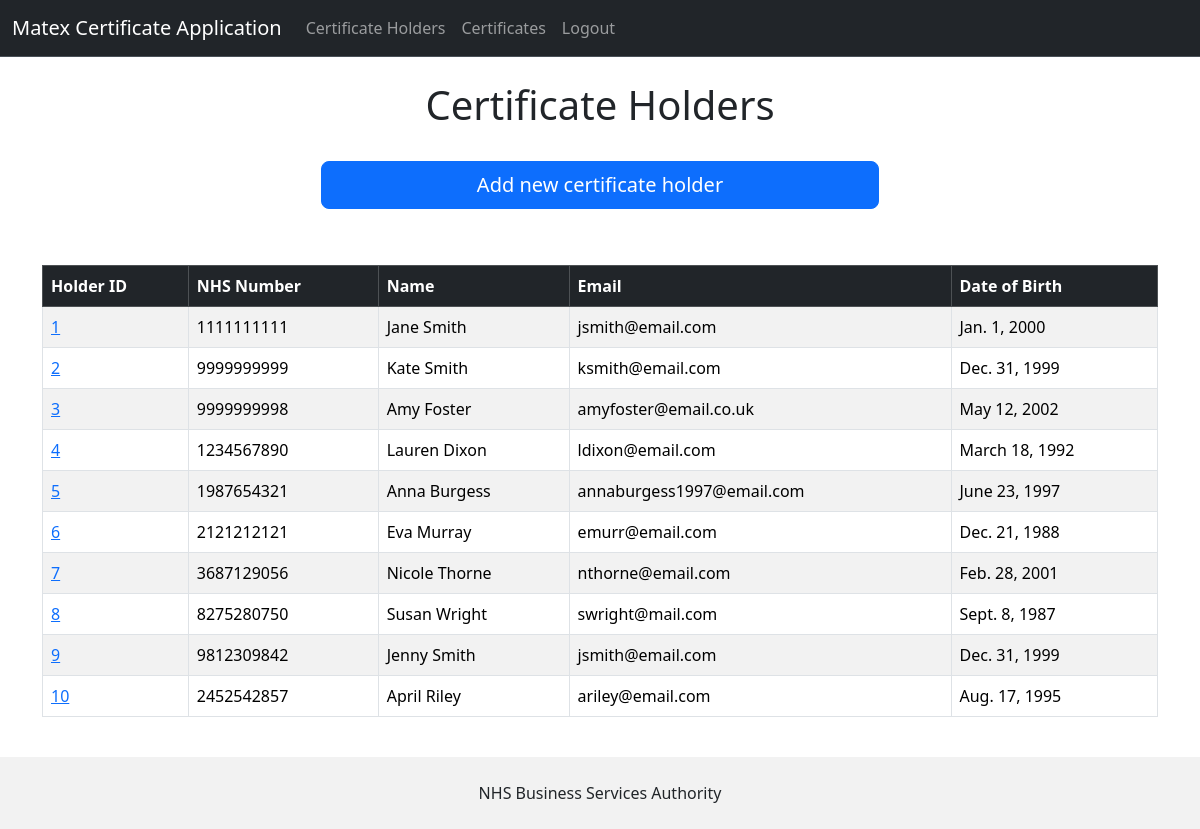
Page /certificate-holders (signed in) on the committed database.
### matex_app/models.py (models this page shows, shortened)
class CertificateHolder(models.Model):
    nhs_number = models.IntegerField(validators=[MinValueValidator(1000000000), MaxValueValidator(9999999999)])
    first_name = models.CharField(max_length=50)
    last_name = models.CharField(max_length=50)
    email = models.EmailField()
    date_of_birth = models.DateField()

### matex_app/views.py (the view)
# urls.py: path('certificate-holders', views.certificateholders, name='certificate-holders'),
def certificateholders(request):
    if request.user.is_authenticated:
        all_certificate_holders = CertificateHolder.objects.all()
        return render(request, 'certificate-holders.html', {'cert_holders': all_certificate_holders})
    else:
        messages.success(request, 'Please log in to view this page')
        return redirect('index')

### matex_app/templates/certificate-holders.html
{% extends "base.html" %}
{% block content %}
<h1 class="text-center">Certificate Holders</h1>
<br/>
<div class="d-grid gap-2 col-6 mx-auto">
    <a class="btn btn-primary btn-lg" href="{% url 'add-holder' %}" role="button">Add new certificate holder</a><br/>
</div>
<br/>
<table class="table table-striped table-hover table-bordered">
    <thead class="table-dark">
    <tr>
        <th scope="col">Holder ID</th>
        <th scope="col">NHS Number</th>
        <th scope="col">Name</th>
        <th scope="col">Email</th>
        <th scope="col">Date of Birth</th>
    </tr>
    </thead>
    <tbody>
    {% if cert_holders %}
    {% for holder in cert_holders %}
    <tr>
        <td><a href="{% url 'holder-info' holder.id %}">{{ holder.id }}</a></td>
        <td>{{ holder.nhs_number }}</td>
        <td>{{ holder.first_name }} {{ holder.last_name }}</td>
        <td>{{ holder.email }}</td>
        <td>{{ holder.date_of_birth }}</td>
    </tr>
    {% endfor %}
    {% endif %}
    </tbody>
</table>
{% endblock content %}

### rows in the picture
CertificateHolder: id "1", nhs_number "1111111111", first_name "Jane", last_name "Smith", email "jsmith@email.com", date_of_birth "Jan. 1, 2000"
CertificateHolder: id "2", nhs_number "9999999999", first_name "Kate", last_name "Smith", email "ksmith@email.com", date_of_birth "Dec. 31, 1999"
CertificateHolder: id "3", nhs_number "9999999998", first_name "Amy", last_name "Foster", email "amyfoster@email.co.uk", date_of_birth "May 12, 2002"
CertificateHolder: id "4", nhs_number "1234567890", first_name "Lauren", last_name "Dixon", email "ldixon@email.com", date_of_birth "March 18, 1992"
CertificateHolder: id "5", nhs_number "1987654321", first_name "Anna", last_name "Burgess", email "annaburgess1997@email.com", date_of_birth "June 23, 1997"
CertificateHolder: id "6", nhs_number "2121212121", first_name "Eva", last_name "Murray", email "emurr@email.com", date_of_birth "Dec. 21, 1988"
CertificateHolder: id "7", nhs_number "3687129056", first_name "Nicole", last_name "Thorne", email "nthorne@email.com", date_of_birth "Feb. 28, 2001"
CertificateHolder: id "8", nhs_number "8275280750", first_name "Susan", last_name "Wright", email "swright@mail.com", date_of_birth "Sept. 8, 1987"
CertificateHolder: id "9", nhs_number "9812309842", first_name "Jenny", last_name "Smith", email "jsmith@email.com", date_of_birth "Dec. 31, 1999"
CertificateHolder: id "10", nhs_number "2452542857", first_name "April", last_name "Riley", email "ariley@email.com", date_of_birth "Aug. 17, 1995"
